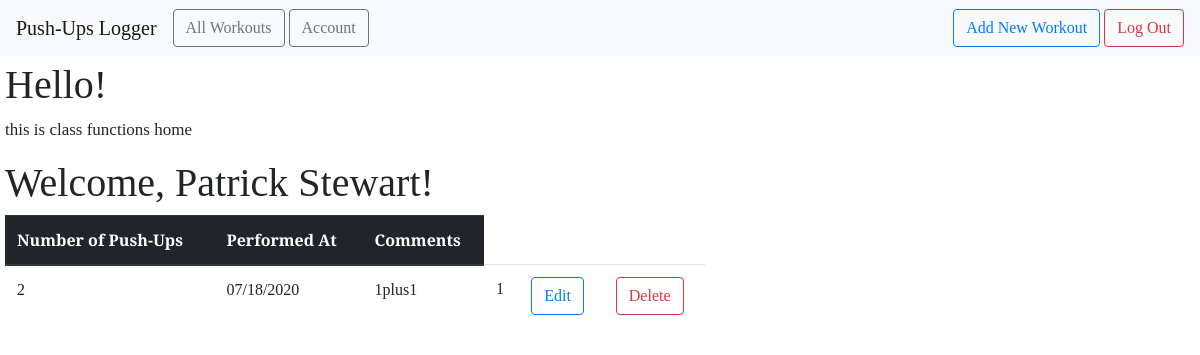
Page /class_functions/1 (signed in) on the committed database.
### pushups_logger/models.py (models this page shows)
class User(db.Model, UserMixin):
    id = db.Column(db.Integer, primary_key=True)
    email = db.Column(db.String(100), unique=True)
    password = db.Column(db.String(100))
    name = db.Column(db.String(1000))
    workouts = db.relationship('Workout', backref='author', lazy=True)

class Workout(db.Model):
    id = db.Column(db.Integer, primary_key=True)
    pushups = db.Column(db.Integer, nullable=False)
    date_posted = db.Column(db.DateTime, nullable=False, default=datetime.utcnow)
    comment = db.Column(db.Text, nullable=False)
    user_id = db.Column(db.Integer, db.ForeignKey('user.id'), nullable=False)

### pushups_logger/class_functions.py (the view, shortened to what this page needs)
class Class_functions(MethodView):
    methods = ["GET", "POST"]
    def dispatch_request(self,workout_id):
        if request.method == 'GET':
            if workout_id:
                user = User.query.filter_by(email=current_user.email).first_or_404()
                workouts = user.workouts  # Workout.query.filter_by(author=user).order_by(Workout.date_posted.desc())
                return render_template('class_functions.html',workouts=workouts,user=current_user,passed_id=workout_id)
            else:
                user = User.query.filter_by(email=current_user.email).first_or_404()
                workouts = user.workouts
                return render_template('class_functions_all.html',workouts=workouts,user=current_user)

### pushups_logger/__init__.py (called while the page is built)
def create_app():
    app = Flask(__name__)
    app.config['SECRET_KEY'] = 'secret-key-goes-here'
    app.config['SQLALCHEMY_DATABASE_URI'] = 'sqlite:///db.sqlite'
    db.init_app(app)
    login_manager = LoginManager()
    login_manager.login_view = 'auth.login'
    login_manager.init_app(app)
    from .models import User
    @login_manager.user_loader
    def load_user(user_id):
        return User.query.get(int(user_id))
    from .auth import auth as auth_blueprint
    app.register_blueprint(auth_blueprint)
    from .main import main as main_blueprint
    app.register_blueprint(main_blueprint)
    from .class_functions import class_functions as class_functions_blueprint
    app.register_blueprint(class_functions_blueprint)
    return app

### pushups_logger/templates/class_functions.html (shortened to what this page needs)
{% extends "base.html" %} {% block head %} {{ super() }}
<link
  rel="stylesheet"
  href="{{ url_for('static', filename= 'extended_beauty.css') }}"
/>
{% endblock %} {% block content %}
<div id="intro">
  <h1>
    Hello!
  </h1>
  <p>
    this is class functions home
    <h1>
        Welcome, {{ user.name }}!
      </h1>
      <div>
        <table class="table table-hover" style="width: 700px;">
          <thead class="thead-dark">
            <tr>
              <th scope="col">Number of Push-Ups</th>
              <th scope="col">Performed At</th>
              <th scope="col">Comments</th>
            </tr>
          </thead>
          <tbody>
            {% for workout in workouts %}
            <tr>
                {% if passed_id == workout.id %}
                    <td>{{ workout.pushups }}</td>
                    <td>{{ workout.date_posted.strftime('%m/%d/%Y') }}</td>
                    <td>{{ workout.comment }}</td>
                    <td>{{ workout.id }}</td>
                    <td>
                        <a
                        href="{{ url_for('main.update_workout', workout_id=workout.id) }}"
                        class="btn btn-outline-primary"
                        role="button"
                        >
                        Edit
                    </a>
                </td>
                <td>
                    <a
                    href="{{ url_for('main.delete_workout', workout_id=workout.id) }}"
                    class="btn btn-outline-danger"
                    role="button"
                    >
                    Delete
                </a>
            </td>
            {% endif %}
            </tr>
            {% endfor %}
          </tbody>
        </table>
      </div>
  </p>
</div>
{% endblock %}

### pushups_logger/static/beauty.css (style rules this page uses)
* { font-family: "Arvo", serif; }

### pushups_logger/static/extended_beauty.css (style rules this page uses)
h1, h2, h4, p { font-family: "Arvo", serif; }
p { font-size: 17px; }
#intro { padding-top: 5px; padding-right: 5px; padding-bottom: 5px; padding-left: 5px; }

### rows in the picture
User: name "Patrick Stewart"
Workout: pushups "2", date_posted "07/18/2020", comment "1plus1", id "1"
